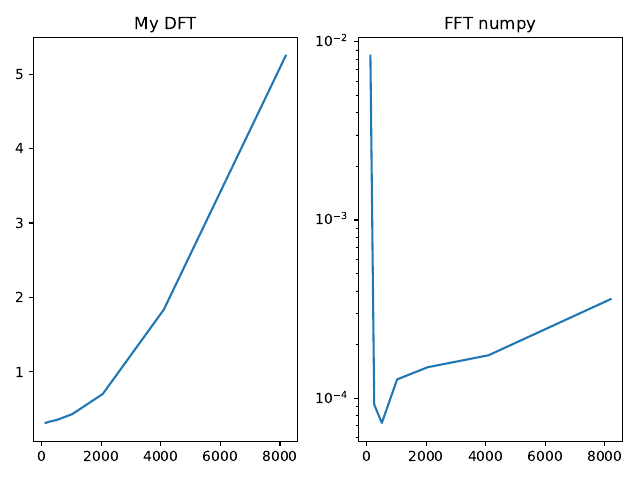

Write the Python code that produced this figure.
import numpy as np
import matplotlib.pyplot as plt
import time

N_arr = [128, 256, 512, 1024, 2048, 4096, 8192]
fs = 8192
f = 100
t = np.linspace(0, 1, fs, endpoint=False)
s = np.sin(2*np.pi*f*t)

my_start_time = time.time()

fig, ax = plt.subplots(nrows=1, ncols=2)
my_times = [0.0] * len(N_arr)
fft_times = [0.0] * len(N_arr)

for i, N in enumerate(N_arr):
    freq = np.zeros(N, dtype=complex)
    for k in range(N):
        sample_n = np.arange(N)
        freq[k] = np.sum(s[sample_n] * np.exp(-2j * np.pi * k * sample_n / N))
    my_end_time = time.time()

    fft_start_time = time.time()
    fft_freq = np.fft.fft(s, N)
    fft_end_time = time.time()

    my_times[i] = my_end_time - my_start_time
    fft_times[i] = fft_end_time - fft_start_time

    # print("My DFT duration:", my_end_time - my_start_time, " seconds")
    # print("FFT duration:", fft_end_time - fft_start_time, " seconds")

# ax[0].set_yscale('log')
ax[1].set_yscale('log')
ax[0].set_title("My DFT")
ax[0].plot(N_arr, my_times)
ax[1].set_title("FFT numpy")
ax[1].plot(N_arr, fft_times)
plt.tight_layout()
plt.savefig("ex1.pdf")
plt.show()


